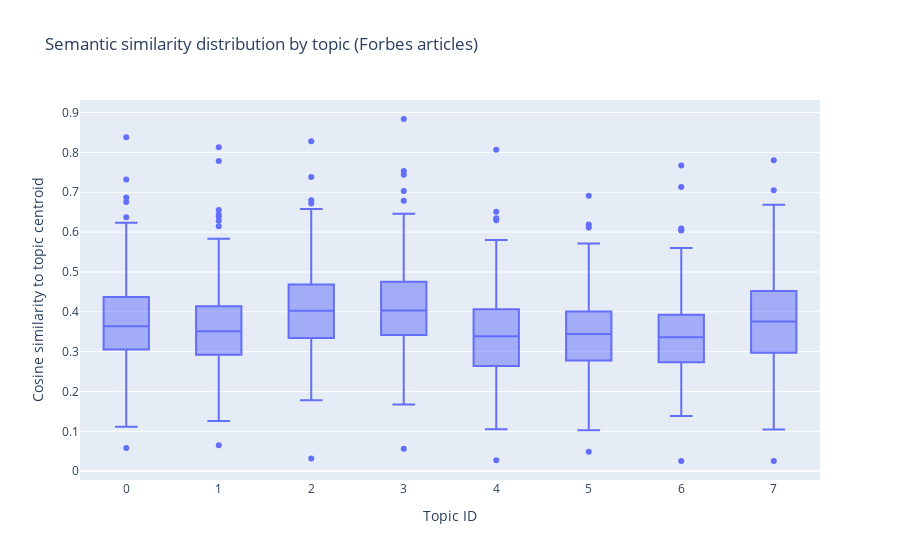

The notebook cell saved with this chart:
### Markdown cell above
## 6. Graphique des similarités par topic (distribution)
Pour chaque topic, afficher la distribution des similarités (violin/box) à partir de `semantic_similarity_forbes.csv`. Permet d'identifier les topics où Forbes est plus proche sémantiquement.

### Code cell
if sim is None:
    print('Semantic similarity file missing — skipping similarity distributions.')
else:
    # reshape sim dataframe to long format
    sim_cols = [c for c in sim.columns if c.startswith('sim_topic_')]
    sim_long = sim.melt(id_vars=['global_index'], value_vars=sim_cols, var_name='topic', value_name='sim')
    sim_long['topic'] = sim_long['topic'].str.replace('sim_topic_','').astype(int)
    fig = px.box(sim_long, x='topic', y='sim', points='outliers', title='Semantic similarity distribution by topic (Forbes articles)')
    fig.update_layout(xaxis_title='Topic ID', yaxis_title='Cosine similarity to topic centroid')
    fig.show()

### Figure 1 — Plotly figure (JSON) as saved in the notebook; plotly's stock layout.template omitted (floating-point values rounded to 4 significant figures; data arrays with more than 128 entries replaced by an {"elided": "..."} marker saying what was removed)
{"data": [{"alignmentgroup": "True", "boxpoints": "outliers", "hovertemplate": "topic=%{x}<br>sim=%{y}<extra></extra>", "legendgroup": "", "marker": {"color": "#636efa"}, "name": "", "notched": false, "offsetgroup": "", "orientation": "v", "showlegend": false, "type": "box", "x": {"elided": "1208 int values"}, "x0": " ", "xaxis": "x", "y": {"elided": "1208 float values"}, "y0": " ", "yaxis": "y"}], "layout": {"boxmode": "group", "legend": {"tracegroupgap": 0}, "title": {"text": "Semantic similarity distribution by topic (Forbes articles)"}, "xaxis": {"anchor": "y", "domain": [0, 1], "title": {"text": "Topic ID"}}, "yaxis": {"anchor": "x", "domain": [0, 1], "title": {"text": "Cosine similarity to topic centroid"}}}}
